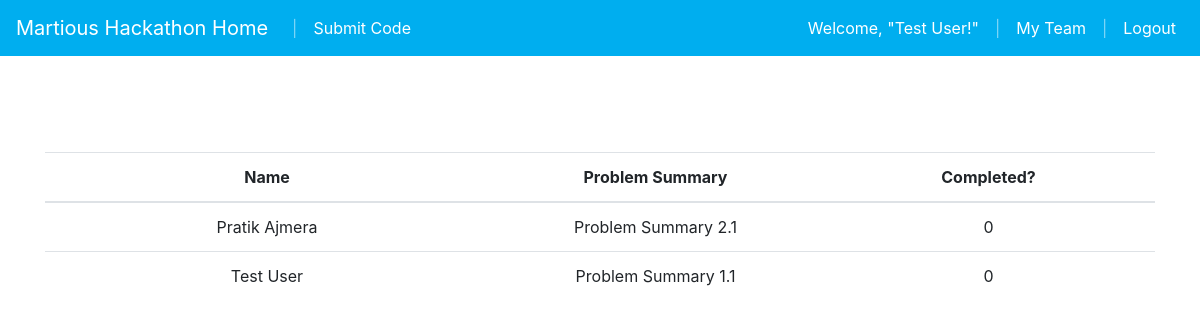
The page /codesubmission/myteam/ (signed in) on the database its author committed.
### hackathon/mod_authorization/models.py (models this page shows, shortened)
class User(db.Model, UserMixin):
    __tablename__='user'
    __table_args__ = {'extend_existing': True}
    id = db.Column(db.Integer, primary_key=True)
    username = db.Column(db.String(80), unique=True)
    email = db.Column(db.String(120), unique=True)
    name = db.Column(db.String(120), unique=False)
    password_hash = db.Column(db.String(255))
    is_kerberos = db.Column(db.Boolean, default=False)
    @property
    def password(self):
        raise AttributeError('password: write-only field')

### hackathon/mod_codesubmission/models.py (models this page shows, shortened)
class Participant(db.Model):
    __tablename__='participant'
    __table_args__ = {'extend_existing': True}
    id = db.Column(db.Integer, primary_key=True)
    email = db.Column(db.String(120), unique=True)
    name = db.Column(db.String(120), unique=False)
    team_name = db.Column(db.String(120), unique=False)
    user_id = db.Column(db.Integer, db.ForeignKey('user.id'))
    user = db.relationship("User")
    @staticmethod
    def get_by_user(user):
        return Participant.query.filter_by(user=user).first()
    competitions = db.relationship("Competition", secondary="competition_participant")
    problemstatements = db.relationship("ProblemStatement", secondary="participant_problemstatement")

class ProblemStatement(db.Model):
    __tablename__ = 'problemstatement'
    __table_args__={'extend_existing':True}
    id = db.Column(db.Integer, primary_key=True)
    problem_summary = db.Column(db.String(255))
    problem_text = db.Column(db.String(4000))
    problem_answer = db.Column(db.String(4000))
    competition_id = db.Column(db.Integer, db.ForeignKey('competition.id'))
    competition = db.relationship("Competition")
    participants = db.relationship("Participant", secondary="participant_problemstatement")

### hackathon/mod_codesubmission/controllers.py (the view)
@mod_codesubmission.route('/myteam/')
@login_required
def myteam():
    current_participant = Participant.get_by_user(current_user)
    custom_sql = """
                    SELECT participant.name, participant.team_name, problemstatement.problem_summary, IFNULL(codesubmission.is_correct,0) as is_correct
                    from participant
                        inner join participant_problemstatement
                        on participant_problemstatement.participant_id = participant.id
                        inner join problemstatement
                        on problemstatement.id = participant_problemstatement.problemstatement_id
                        LEFT JOIN codesubmission
                        on codesubmission.problemstatement_id = problemstatement.id
                        AND codesubmission.participant_id = participant.id
                        AND codesubmission.is_correct = 1
                    WHERE team_name IN (SELECT p.team_name from participant p where p.id = :id)
                    order by participant.name, problemstatement.problem_summary
                 """
    teammember_list = db.engine.execute(text(custom_sql),{"id":current_participant.id})
    return render_template('codesubmission/myteam.html', teammember_list=teammember_list)

### hackathon/mod_authorization/controllers.py (called while the page is built)
@login_manager.user_loader
def load_user(userid):
    return User.query.get(int(userid))

### hackathon/templates/codesubmission/myteam.html
{% extends 'layout.html' %}
{% from "_formhelpers.html" import render_field %}
{% block body %}
  <div class="container text-center ">
    <BR><BR><BR>
    <table class="table table-hover">
      <thead>
        <tr>
          <th scope="col" style="width:40%">Name</th>
          <th scope="col" style="width:30%">Problem Summary</th>
          <th scope="col" style="width:30%">Completed?</th>
        </tr>
      </thead>
      <tbody>
      {% for teammember in teammember_list %}
        <tr>
          <td>{{ teammember['name'] }}</td>
          <td>{{ teammember['problem_summary'] }}</td>
          <td>{{ teammember['is_correct'] }}</td>
        </tr>
      {% endfor %}
      </tbody>
    </table>
   </div>
{% endblock %}

### hackathon/templates/_navbar.html (shortened to what this page needs)
<nav class="navbar navbar-expand-md navbar-dark fixed-top" style="background-color: #00aeef;">
  <a class="navbar-brand" href="{{ url_for('home') }}"> {{ config.COMPANY_NAME }} Hackathon Home</a>
  <div class="collapse navbar-collapse" id="navbarsExampleDefault">
    <ul class="navbar-nav mr-auto">
      <li class="nav-link inactive">
        |
      </li>
      <li class="nav-item active">
        <a class="nav-link" href="{{ url_for('codesubmission.participanthome')}}"> Submit Code<span class="sr-only">(current)</span></a>
      </li>
    </ul>
    <ul class="navbar-nav navbar-right">
      {% if current_user.is_authenticated %}
      <li class="nav-item active">
        <a class="nav-link" href="#">Welcome, "{{ current_user.name }}!"<span class="sr-only">(current)</span></a>
      </li>
      <li class="nav-link inactive">
        |
      </li>
      <li class="nav-item active">
        <a class="nav-link" href="{{ url_for('codesubmission.myteam') }}">My Team<span class="sr-only">(current)</span></a>
      </li>
      <li class="nav-link inactive">
        |
      </li>
      <li class="nav-item active">
        <a class="nav-link" href="{{ url_for('authorization.logout') }}">  Logout <span class="sr-only">(current)</span></a>
      </li>
     {% elif config.ENABLE_KERBEROS %}
      <li class="nav-item active">
        <a class="nav-link" href="{{ url_for('authorization.logininstructions') }}"> <i class="fa fa-sign-in"></i> Login <span class="sr-only">(current)</span></a>
      </li>
      {% endif %}
    </ul>
  </div>
</nav>

### hackathon/static/css/starter-template.css (style rules this page uses)
body { padding-top: 5rem; }

### rows shown on the page
User: name "Test User"
Participant: name "Pratik Ajmera", problem_summary "Problem Summary 2.1", is_correct "0"
Participant: name "Test User", problem_summary "Problem Summary 1.1", is_correct "0"

### other values the page prints
{{ config.COMPANY_NAME }} "Martious"
